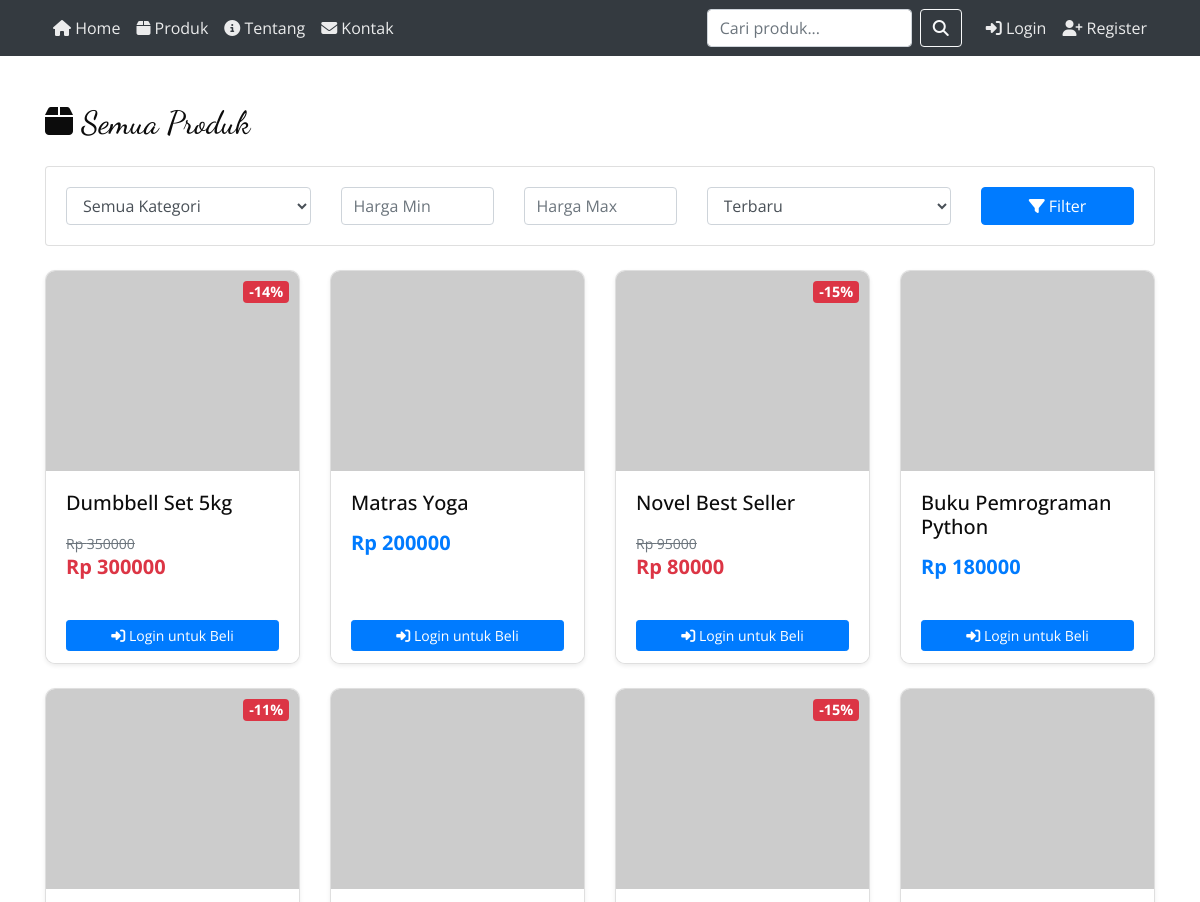
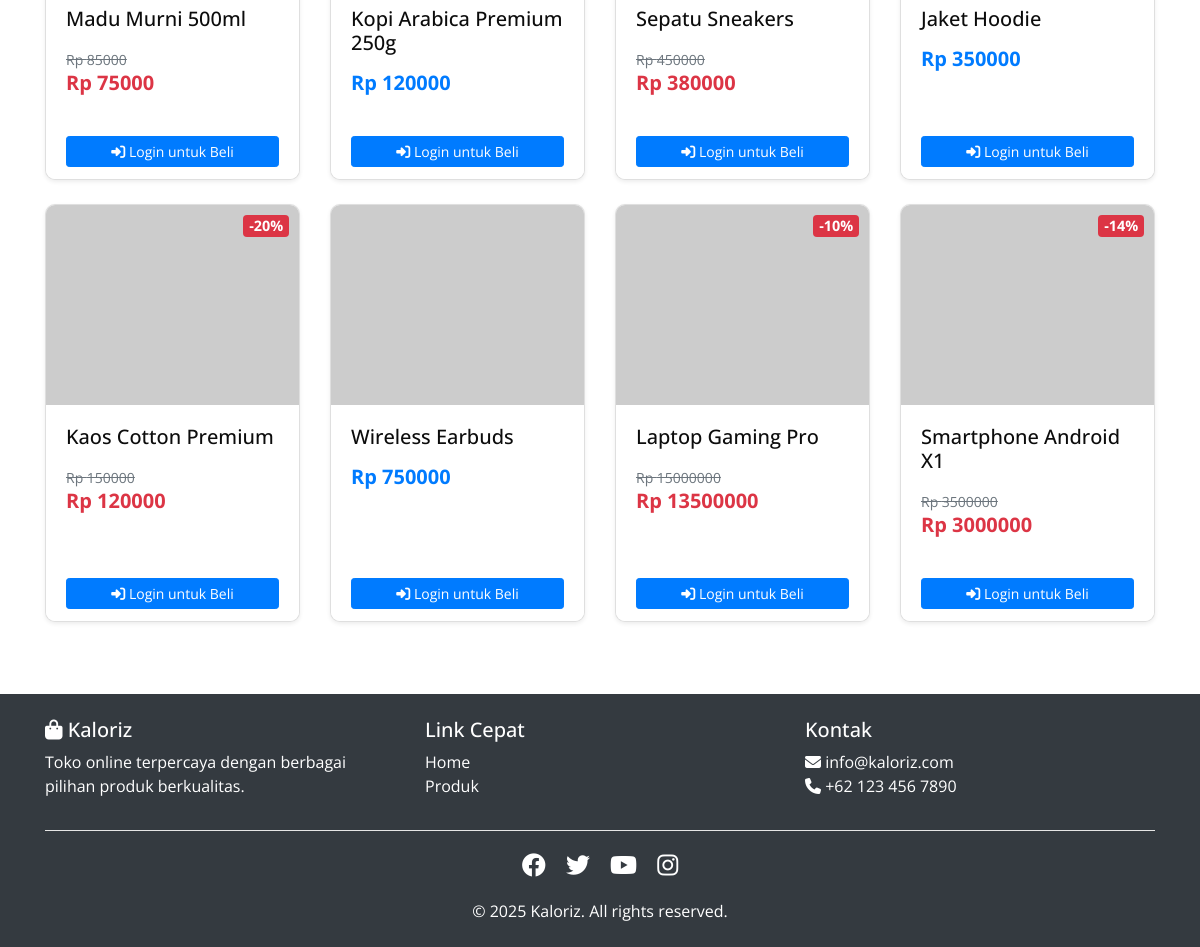
Screenshot of /products/ with the database file from the repository (2 pictures, top to bottom).
### catalog/models.py (models this page shows, shortened)
class Product(models.Model):
    category = models.ForeignKey(Category, on_delete=models.CASCADE, related_name='products', verbose_name="Kategori")
    name = models.CharField(max_length=200, verbose_name="Nama Produk")
    slug = models.SlugField(max_length=200, unique=True, blank=True)
    description = models.TextField(verbose_name="Deskripsi")
    price = models.DecimalField(max_digits=10, decimal_places=2, verbose_name="Harga")
    discount_price = models.DecimalField(max_digits=10, decimal_places=2, null=True, blank=True, verbose_name="Harga Diskon")
    image = models.ImageField(upload_to='products/', blank=True, null=True, verbose_name="Gambar")
    stock = models.PositiveIntegerField(default=0, verbose_name="Stok")
    available = models.BooleanField(default=True, verbose_name="Tersedia")
    created_at = models.DateTimeField(auto_now_add=True)
    updated_at = models.DateTimeField(auto_now=True)
    class Meta:
        verbose_name = "Produk"
        verbose_name_plural = "Produk"
        ordering = ['-created_at']
        indexes = [
            models.Index(fields=['slug']),
            models.Index(fields=['-created_at']),
        ]
    def get_display_price(self):
        return self.discount_price if self.discount_price else self.price
    def is_on_sale(self):
        return self.discount_price is not None and self.discount_price < self.price
    def get_discount_percentage(self):
        if self.is_on_sale():
            return int(((self.price - self.discount_price) / self.price) * 100)
        return 0

### catalog/views.py (the view)
# urls.py: path('products/', views.product_list, name='product_list'),
def product_list(request):
    products = Product.objects.filter(available=True)
    categories = Category.objects.all()
    category_slug = request.GET.get('category')
    if category_slug:
        category = get_object_or_404(Category, slug=category_slug)
        products = products.filter(category=category)
    search_query = request.GET.get('search')
    if search_query:
        products = products.filter(
            Q(name__icontains=search_query) |
            Q(description__icontains=search_query)
        )
    min_price = request.GET.get('min_price')
    max_price = request.GET.get('max_price')
    if min_price:
        products = products.filter(price__gte=min_price)
    if max_price:
        products = products.filter(price__lte=max_price)
    sort_by = request.GET.get('sort', '-created_at')
    if sort_by in ['price', '-price', 'name', '-name', '-created_at']:
        products = products.order_by(sort_by)
    context = {
        'products': products,
        'categories': categories,
        'current_category': category_slug,
        'search_query': search_query,
    }
    return render(request, 'catalog/product_list.html', context)

### core/context_processors.py (called while the page is built)
def cart_context(request):
    cart_count = 0
    if request.user.is_authenticated:
        try:
            cart = Cart.objects.get(user=request.user)
            cart_count = cart.items.count()
        except Cart.DoesNotExist:
            cart_count = 0
    return {
        'cart_count': cart_count
    }

### templates/catalog/product_list.html (shortened to what this page needs)
{% extends 'base.html' %}
{% block content %}
<div class="container my-5">
  <h2 class="mb-4">
    <i class="fas fa-box"></i>
    {% if current_category %}
      Kategori: {{ current_category }}
    {% else %}
      Semua Produk
    {% endif %}
  </h2>
  <div class="row mb-4">
    <div class="col-md-12">
      <div class="card">
        <div class="card-body">
          <form method="get" action="">
            <div class="row">
              <div class="col-md-3">
                <select name="category" class="form-control">
                  <option value="">Semua Kategori</option>
                </select>
              </div>
              <div class="col-md-2">
                <input type="number" name="min_price" class="form-control" placeholder="Harga Min" value="{{ request.GET.min_price }}">
              </div>
              <div class="col-md-2">
                <input type="number" name="max_price" class="form-control" placeholder="Harga Max" value="{{ request.GET.max_price }}">
              </div>
              <div class="col-md-3">
                <select name="sort" class="form-control">
                  <option value="-created_at">Terbaru</option>
                </select>
              </div>
              <div class="col-md-2">
                <button type="submit" class="btn btn-primary btn-block">
                  <i class="fas fa-filter"></i> Filter
                </button>
              </div>
            </div>
          </form>
        </div>
      </div>
    </div>
  </div>
  {% if products %}
  <div class="row">
    {% for product in products %}
    <div class="col-lg-3 col-md-4 col-sm-6 mb-4">
      <div class="card h-100 shadow-sm hover-shadow product-card" onclick="window.location.href='{% url 'catalog:product_detail' product.slug %}'" style="cursor: pointer;">
        <div class="position-relative">
          {% if product.image %}
            <img src="{{ product.image.url }}" class="card-img-top" alt="{{ product.name }}" style="height: 200px; object-fit: cover;">
          {% else %}
            <img src="https://via.placeholder.com/300x200?text={{ product.name }}" class="card-img-top" alt="{{ product.name }}" style="height: 200px; object-fit: cover;">
          {% endif %}
          {% if product.is_on_sale %}
            <span class="badge badge-danger position-absolute" style="top: 10px; right: 10px; font-size: 0.9rem;">
              -{{ product.get_discount_percentage }}%
            </span>
          {% endif %}
        </div>
        <div class="card-body">
          <h5 class="card-title mb-3">{{ product.name|truncatewords:5 }}</h5>
          <div class="mb-2">
            {% if product.is_on_sale %}
              <small class="text-muted"><s>Rp {{ product.price|floatformat:0 }}</s></small><br>
              <span class="h5 text-danger font-weight-bold">Rp {{ product.get_display_price|floatformat:0 }}</span>
            {% else %}
              <span class="h5 text-primary font-weight-bold">Rp {{ product.price|floatformat:0 }}</span>
            {% endif %}
          </div>
        </div>
        <div class="card-footer bg-white border-top-0" onclick="event.stopPropagation();">
          <div class="row no-gutters">
            {% if user.is_authenticated %}
              <div class="col-6 pr-1">
                <form method="post" action="{% url 'core:add_to_cart' product.id %}" class="m-0">
                  {% csrf_token %}
                  <input type="hidden" name="quantity" value="1">
                  <button type="submit" class="btn btn-success btn-sm btn-block" {% if product.stock == 0 %}disabled{% endif %}>
                    <i class="fas fa-cart-plus"></i> Cart
                  </button>
                </form>
              </div>
              <div class="col-6 pl-1">
                <a href="{% url 'catalog:product_detail' product.slug %}" class="btn btn-primary btn-sm btn-block" {% if product.stock == 0 %}disabled{% endif %}>
                  <i class="fas fa-shopping-bag"></i> Buy
                </a>
              </div>
            {% else %}
              <div class="col-12">
                <a href="{% url 'core:login' %}?next={{ request.path }}" class="btn btn-primary btn-sm btn-block">
                  <i class="fas fa-sign-in-alt"></i> Login untuk Beli
                </a>
              </div>
            {% endif %}
          </div>
        </div>
      </div>
    </div>
    {% endfor %}
  </div>
  {% endif %}
</div>
{% endblock %}

### static/css/style.css (style rules this page uses)
body { font-family: "Open Sans", sans-serif; color: #0c0c0c; background-color: #ffffff; overflow-x: hidden; }
h1, h2 { font-family: 'Dancing Script', cursive; }
a, a:hover, a:focus { text-decoration: none; }
.btn, .btn:focus { outline: none !important; -webkit-box-shadow: none; box-shadow: none; }
.card { transition: all 0.3s ease; }
.hover-shadow { transition: all 0.3s ease; }
.product-card { border-radius: 10px; overflow: hidden; }
.product-card img { transition: transform 0.3s ease; }
.btn { transition: all 0.3s ease; }
img { max-width: 100%; height: auto; }

### rows the page displays
Product: get_discount_percentage "14", name "Dumbbell Set 5kg", price "350000", get_display_price "300000"
Product: name "Matras Yoga", price "200000"
Product: get_discount_percentage "15", name "Novel Best Seller", price "95000", get_display_price "80000"
Product: name "Buku Pemrograman Python", price "180000"
Product: get_discount_percentage "11", name "Madu Murni 500ml", price "85000", get_display_price "75000"
Product: name "Kopi Arabica Premium 250g", price "120000"
Product: get_discount_percentage "15", name "Sepatu Sneakers", price "450000", get_display_price "380000"
Product: name "Jaket Hoodie", price "350000"
Product: get_discount_percentage "20", name "Kaos Cotton Premium", price "150000", get_display_price "120000"
Product: name "Wireless Earbuds", price "750000"
Product: get_discount_percentage "10", name "Laptop Gaming Pro", price "15000000", get_display_price "13500000"
Product: get_discount_percentage "14", name "Smartphone Android X1", price "3500000", get_display_price "3000000"
